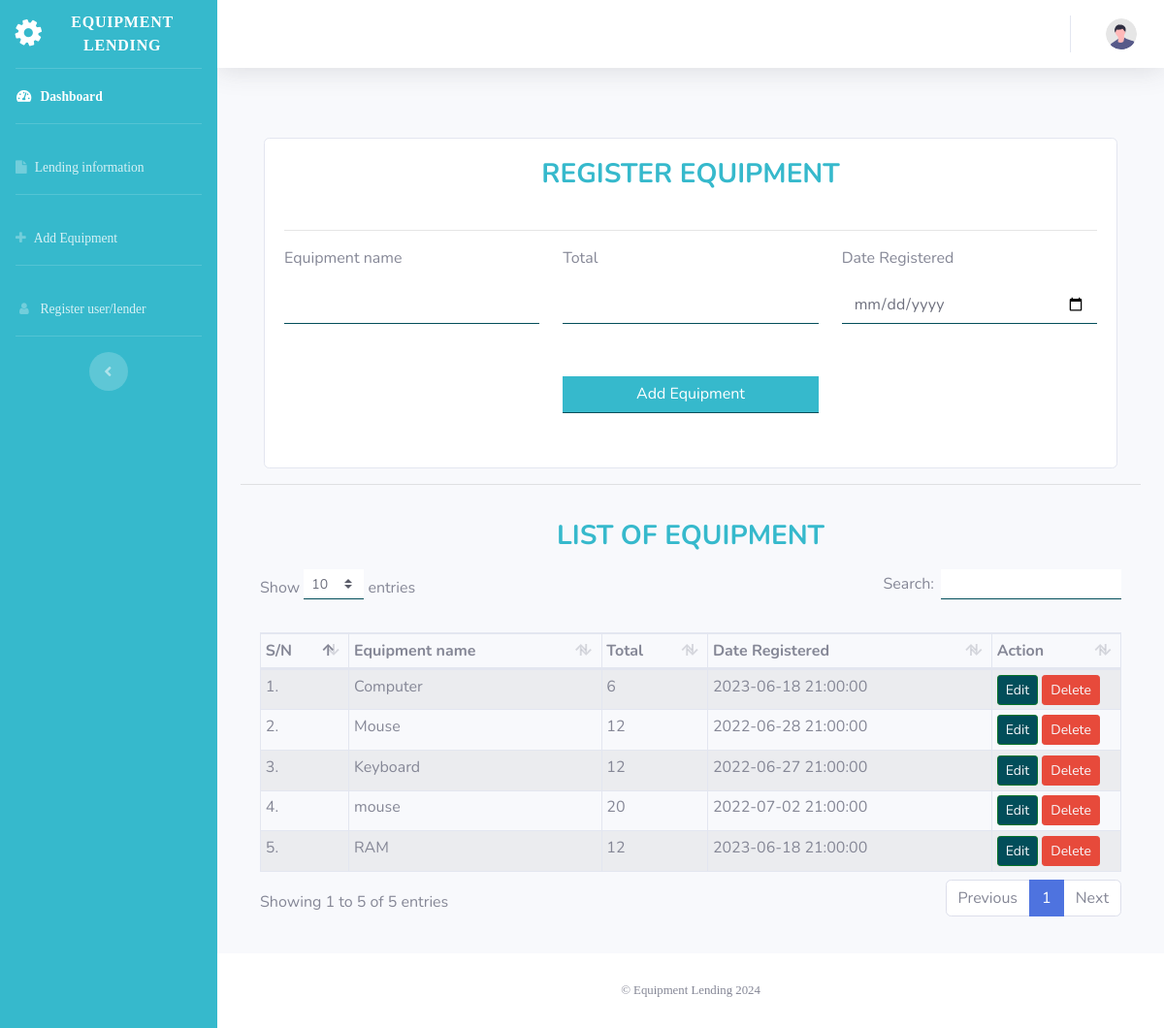
The app's page /user-dashboard/add_equipment.php (signed in) with its own data.
### tables this page shows
CREATE TABLE `equipment` (
  `equip_id` int(15) NOT NULL,
  `equip_name` varchar(100) NOT NULL,
  `total` int(15) NOT NULL,
  `reg_date` timestamp NOT NULL DEFAULT current_timestamp(),
  `user` int(15) NOT NULL
);

### user-dashboard/add_equipment.php (the view, shortened to what this page needs)
<?php include("includes/sidebar.php")?>
<?php
	$query_execute = mysqli_query($conn, "SELECT *
		FROM equipment");
?>
<!DOCTYPE html>
<html>
<head>
</head>
<body>
	<div class="container">
	    <div class="row justify-content-center">
	        <div class="col-md-5 col-xl-12 col-sm-12 mt-5">
	            <div class="card">
	                <div class="card-body">
	                    <div class="row justify-content-center">
	                    	<div class="form-group col-md-6">
	                    		<h3 class="text-info"style="font-weight: bold; text-align: center">REGISTER EQUIPMENT</h3>
	                    	</div>
	                    </div>
	                    <hr>
	                    <form action="add_equipment_action.php" method="POST">
	                        <div class="row justify-content-center">
	                            <div class="form-group col-md-4">
	                                <label>Equipment name</label>
	                                <input type="text" name="equip_name" class="form-control">
	                            </div>
	                            <div class="form-group col-md-4">
	                                <label>Total</label>
	                                <input type="number" name="total" class="form-control">
	                            </div>
	                            <div class="form-group col-md-4">
	                                <label>Date Registered</label>
	                                <input type="date" name="reg_date" class="form-control">
	                            </div>
	                        </div>
	                        <div class="row justify-content-center">
	                            <div class="form-group col-md-4 mt-2">
	                                <input type="submit" name="send_data" value="Add Equipment" class="btn btn-info bt-block form-control">
	                            </div>
	                        </div>
	                    </form>
	                </div>
	            </div>
	        </div>
		</div>
	</div>
	<hr>
    <div class="card-body">
        <div class="table">
        	<h3 class="text-info"style="font-weight: bold; text-align: center">LIST OF EQUIPMENT</h3>
            <table width="100%" class="table table-striped table-sm table-bordered" id="dataTable">
                <thead style="">
                    <tr>
                        <th>S/N</th>
                        <th>Equipment name</th>
                        <th>Total</th>
                        <th>Date Registered</th>
                     	<th width="15%">Action</th>
                    </tr>
                </thead>
                <tbody>
                     <?php  $sn = 1; while($fetch_equipment=mysqli_fetch_array($query_execute)) {?>
                    <tr>
                        <td><?php echo $sn++ ?>.</td>
                        <td><?php echo $fetch_equipment['equip_name'] ?></td>
                        <td><?php echo $fetch_equipment['total'] ?></td>
                        <td><?php echo $fetch_equipment['reg_date'] ?></td>
                        <td>
                            <a href="edit_equip.php?edit_id=<?php echo $fetch_equipment['equip_id']?>"><button class="btn btn-success text-light btn-sm">Edit</button></a>
                             <a href="delete_equip.php?delete_id=<?php echo $fetch_equipment['equip_id']?>"><button class="btn btn-danger text-light btn-sm text-light">Delete</button></a>
                        </td>
                    </tr>
                        <?php } ?>
                </tbody>
            </table>
        </div>
    </div>
	<?php include("includes/footer.php")?>
</body>
</html>

### user-dashboard/includes/sidebar.php (style rules this page uses)
.btn-success { background-color: #024e5a; }
.form-control { border: none; border-radius: 0px; margin-top: 10px; margin-bottom: 20px; border-bottom: 1px solid #024e5a; }

### records on screen
equipment: equip_name "Computer", total "6", reg_date "2023-06-18 21:00:00"
equipment: equip_name "Mouse", total "12", reg_date "2022-06-28 21:00:00"
equipment: equip_name "Keyboard", total "12", reg_date "2022-06-27 21:00:00"
equipment: equip_name "mouse", total "20", reg_date "2022-07-02 21:00:00"
equipment: equip_name "RAM", total "12", reg_date "2023-06-18 21:00:00"
